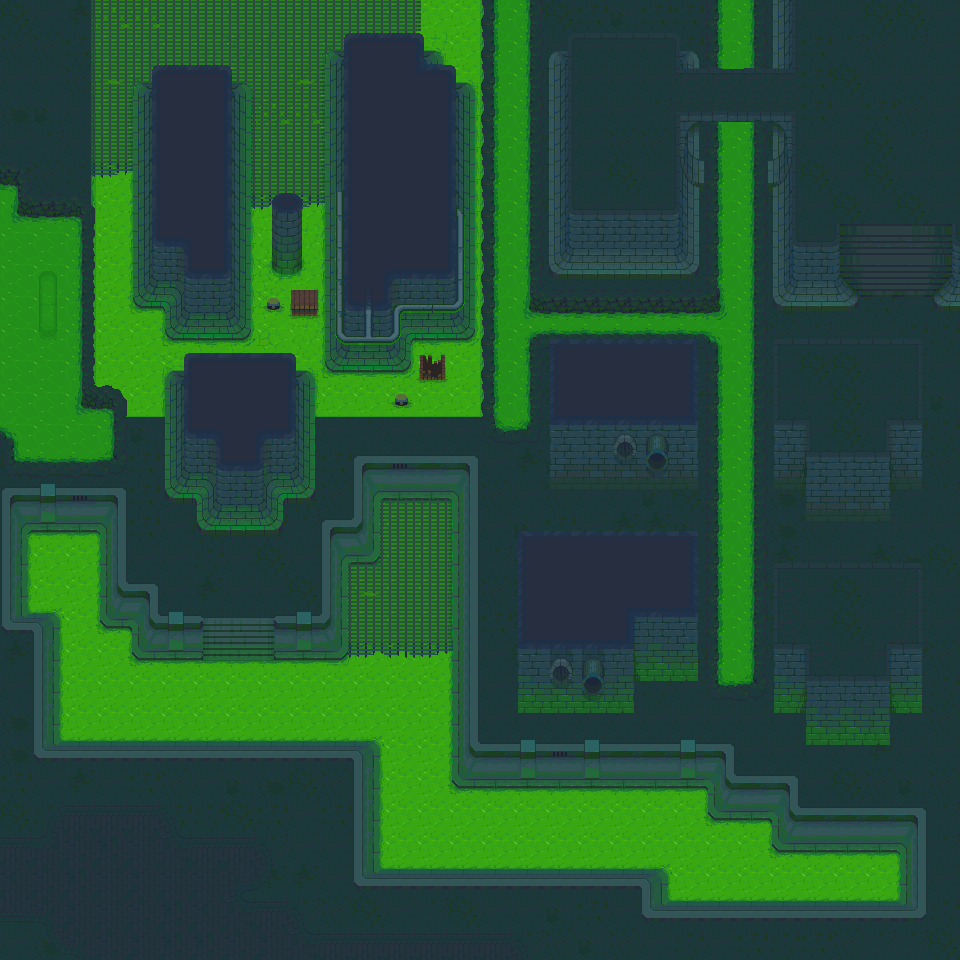

Tiled map render using the project's own tile images. Description and the map definition, with tile-layer contents summarised, below:
An orthogonal 30x30 tile map with 32x32 px tiles, 11 tile layers (terrain1, terrain2, wall-3, wall-1, ...), 13 tilesets.

<map version="1.5" tiledversion="1.7.2" orientation="orthogonal" renderorder="right-down" width="30" height="30" tilewidth="32" tileheight="32" infinite="0" nextlayerid="42" nextobjectid="1">
 <tileset firstgid="1" source="Sewers-Tileset-wall-1.tsx" />
 <tileset firstgid="129" source="Sewers - Terrain.tsx" />
 <tileset firstgid="4354" source="Sewers - Terrain2.tsx" />
 <tileset firstgid="7214" source="Sewers-Tileset-wall-1-2.tsx" />
 <tileset firstgid="7342" source="Sewers-Tileset-wall-2.tsx" />
 <tileset firstgid="7470" source="Sewers-Tileset-wall-2-2.tsx" />
 <tileset firstgid="7598" source="Sewers-tileset-wall-3.tsx" />
 <tileset firstgid="7717" source="Sewers-tileset-wall-3-water.tsx" />
 <tileset firstgid="7836" source="Sewers-Tileset-wall-1-2-water.tsx" />
 <tileset firstgid="7964" source="Sewers-Tileset-wall-1-water.tsx" />
 <tileset firstgid="8092" source="Sewers-Tileset-wall-2-2-water.tsx" />
 <tileset firstgid="8220" source="Sewers-Tileset-wall-2-water.tsx" />
 <tileset firstgid="8348" source="Sewers-Atlas-props.tsx" />
 <layer id="3" name="terrain1" width="30" height="30">
  <data>[900 cells, 900 non-empty, 25 distinct tile ids]</data>
 </layer>
 <layer id="38" name="terrain2" width="30" height="30">
  <data>[900 cells, 156 non-empty, 9 distinct tile ids]</data>
 </layer>
 <layer id="37" name="wall-3" width="30" height="30">
  <data>[900 cells, 196 non-empty, 31 distinct tile ids]</data>
 </layer>
 <layer id="33" name="wall-1" width="30" height="30">
  <data>[900 cells, 115 non-empty, 25 distinct tile ids]</data>
 </layer>
 <layer id="16" name="water" width="30" height="30">
  <data>[900 cells, 320 non-empty, 32 distinct tile ids]</data>
 </layer>
 <layer id="15" name="terrain3" width="30" height="30">
  <data>[900 cells, 86 non-empty, 26 distinct tile ids]</data>
 </layer>
 <layer id="39" name="terrain4" width="30" height="30">
  <data>[900 cells, 113 non-empty, 15 distinct tile ids]</data>
 </layer>
 <layer id="34" name="wall-1-2" width="30" height="30">
  <data>[900 cells, 108 non-empty, 46 distinct tile ids]</data>
 </layer>
 <layer id="35" name="wall-2" width="30" height="30">
  <data>[900 cells, 70 non-empty, 40 distinct tile ids]</data>
 </layer>
 <layer id="36" name="wall-2-2" width="30" height="30">
  <data>[900 cells, 66 non-empty, 48 distinct tile ids]</data>
 </layer>
 <layer id="41" name="props" width="30" height="30">
  <data>[900 cells, 33 non-empty, 31 distinct tile ids]</data>
 </layer>
</map>
